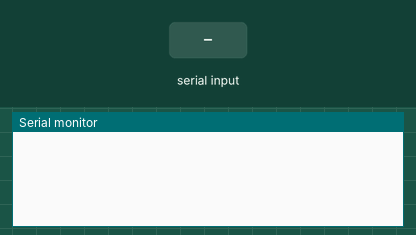
This sketch was run on a simulated Arduino Uno, built with avr-gcc and run on an emulated ATmega328P. Shown: the last lines printed to the serial monitor. The inputs (shaded band) are chosen by the test bench.

Above: at 1.2 s.
1.3 s: "90,45\n" received over Serial
At 2.1 s:
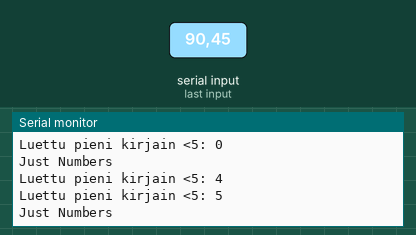
2.8 s: "30,150\n" received over Serial
At 4.4 s:
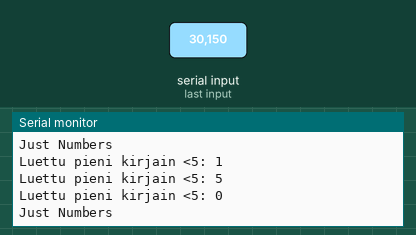
Timing chart, 0 to 5.9 s (numbered marks = the images above; inputs shaded):
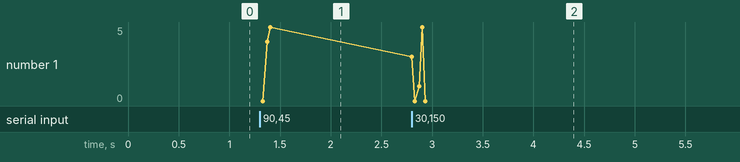

Measured:
- after the input at 1.3 s, the serial monitor: prints a new line at once (image 1)
- after the input at 2.8 s, the serial monitor: prints a new line at once (image 2)

The sketch:

Arduino_writing_to_serial.ino
```cpp
void setup() {
  // put your setup code here, to run once:
Serial.begin(9600);
}

void loop() {
  // put your main code here, to run repeatedly:
int x;
x =Serial.read();
if(x != -1){

  if (x>47 && x<58){
    x=x-48;
    if(x>5){
      Serial.print("Luettu iso kirjain >5: ");
      Serial.println(x);
    }
    else{
    Serial.print("Luettu pieni kirjain <5: ");
    Serial.println(x);
    }
  }
  else{
    Serial.println("Just Numbers ");
  }
}
//delay(10);
}
```
